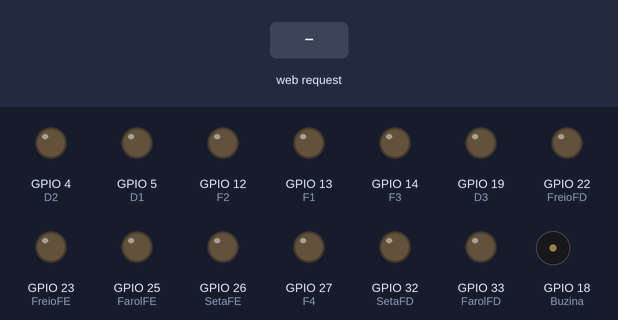
Simulated run of this sketch. Board: ESP32. Parts: output pins drawn as LEDs (lit = HIGH), buzzer (waves = sounding). Dashed ring = blinking. The inputs (shaded band) are chosen by the test bench. WiFi joins after 1.5 s; servers stay silent unless stated; pins used as bus, display or sensor lines are not drawn; what the sketch prints to the serial monitor is not drawn.

Above: at 2.7 s.
2.8 s: HTTP request GET /down received
At 3.15 s:
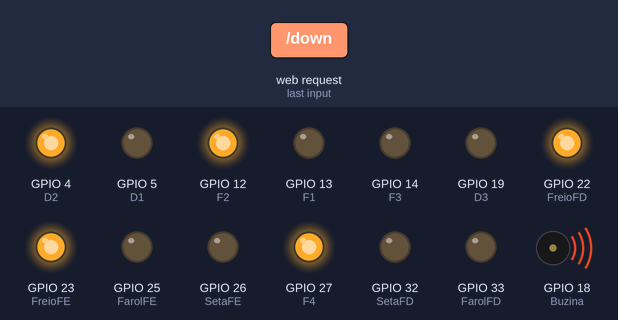
5.8 s: HTTP request GET /fon received
At 8.3 s:
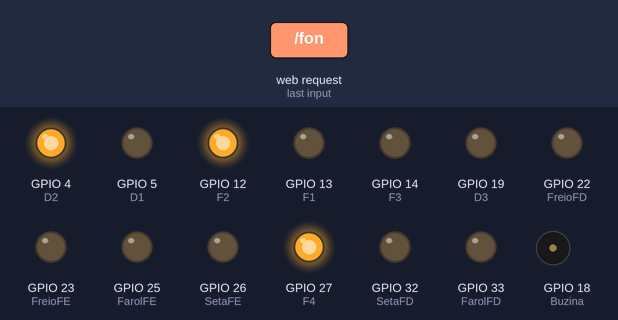
8.6 s: HTTP request GET /up received
At 9.6 s:
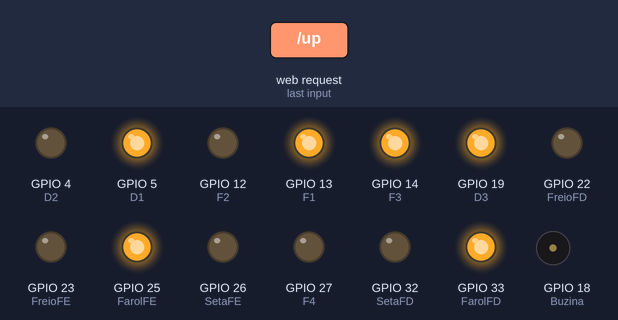
10.2 s: HTTP request GET /left received
At 10.75 s:
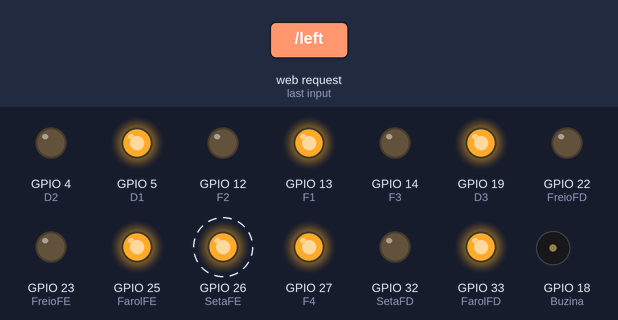
13.2 s: HTTP request GET /right received
At 13.85 s:
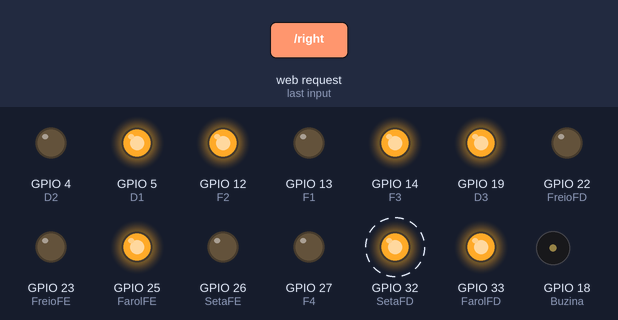
16.2 s: HTTP request GET /fon received
At 18.8 s:
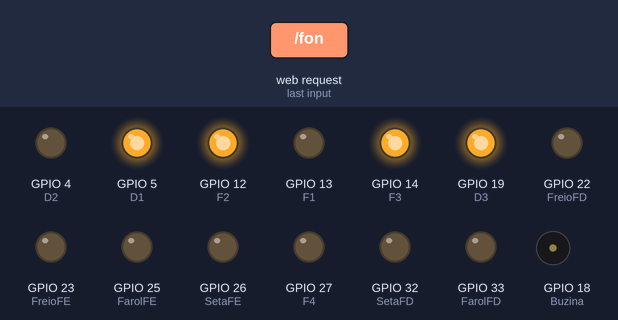
Timing chart, 0 to 19.9 s (numbered marks = the images above; inputs shaded):
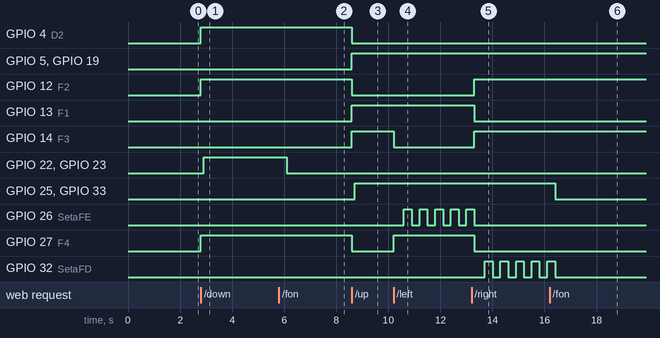

The sketch:

esp32_codigo.ino
```cpp
#include <WiFi.h> //Inclui a biblioteca
const char* ssid = "lelindinha"; //Define o nome do ponto de acesso
const char* pass = "mnbr6086"; //Define a senha


//Confugurações dos pinos

int F1 = 13;
int F2 = 12;
int F3 = 14;
int F4 = 27;
int SetaFD = 32;
int FarolFD = 33;
int FreioFD = 22;
int D1 = 5;
int D2 = 4;
int D3 = 19;
int D4 = 21;
int SetaFE = 26;  // Seta
int FarolFE = 25;
int FreioFE = 23;
int Buzina = 18;

// Estados:
// - u => Frente
// - r => Direita
// - l => Esquerda
// - d => Ré
// - s => Parado
char* state = "s"; // u, d, l, r, s

WiFiServer sv(80); //Cria um servidor na porta 80
void setup() {
  pinMode(F1, OUTPUT);
  pinMode(F2, OUTPUT);
  pinMode(F3, OUTPUT);
  pinMode(F4, OUTPUT);
  pinMode(SetaFD, OUTPUT);
  pinMode(FarolFD, OUTPUT);
  pinMode(FreioFD, OUTPUT);

  pinMode(D1, OUTPUT);
  pinMode(D2, OUTPUT);
  pinMode(D3, OUTPUT);
  pinMode(D4, OUTPUT);
  pinMode(SetaFE, OUTPUT);
  pinMode(FarolFE, OUTPUT);
  pinMode(FreioFE, OUTPUT);

  pinMode(Buzina, OUTPUT);

  //Deixar o carrinho com as rodas livres
  digitalWrite(F1, LOW);
  digitalWrite(F2, LOW);
  digitalWrite(F3, LOW);
  digitalWrite(F4, LOW);
  digitalWrite(SetaFD, LOW);
  digitalWrite(FarolFD, LOW);
  digitalWrite(FreioFD, LOW);

  digitalWrite(D1, LOW);
  digitalWrite(D2, LOW);
  digitalWrite(D3, LOW);
  digitalWrite(SetaFE, LOW);
  digitalWrite(FarolFE, LOW);
  digitalWrite(FreioFE, LOW);

  digitalWrite(Buzina, LOW);

  Serial.begin(115200); //Inicia o monitor serial
  pinMode(23, OUTPUT);  //Define a porta 23 como saída
  delay(10);  //Atraso de 10 milissegundos
  Serial.println("\n"); //Pula uma linha
  WiFi.begin(ssid, pass); //Inicia o ponto de acesso
  while(WiFi.status() != WL_CONNECTED){
    Serial.print(".");
    delay(100);
  }
  IPAddress ip = WiFi.localIP(); //Endereço de IP

  Serial.print("Endereço de IP: "); //Imprime o endereço de IP
  Serial.println(ip);
  sv.begin(); //Inicia o servidor
  Serial.println("Servidor online"); //Imprime a mensagem de início
}

void definirEstadoMotor(int pin1, int pin2, int estado) {
  if (estado == 0) {  // Parado
    digitalWrite(pin1, LOW);
    digitalWrite(pin2, LOW);
  } else if (estado == 1) { // Para frente
    digitalWrite(pin1, HIGH);
    digitalWrite(pin2, LOW);
  } else if (estado == -1) {  // Para trás
    digitalWrite(pin1, LOW);
    digitalWrite(pin2, HIGH);
  }
}

void acenderSeta(int setaPin) {
  delay(300);
  digitalWrite(setaPin, HIGH);
  delay(300);
  digitalWrite(setaPin, LOW);

}

void loop() {
  WiFiClient client = sv.available(); //Cria o objeto cliente
  if (client) { //Se este objeto estiver disponível
    String line = ""; //Variável para armazenar os dados recebidos
    Serial.print("Client Connected: ");
    Serial.println(client.connected());
    while (client.connected()) { //Enquanto estiver conectado
      if (client.available()) { //Se estiver disponível
        char c = client.read(); //Lê os caracteres recebidos
        if (c == '\n') { //Se houver uma quebra de linha
          if (line.length() == 0) { //Se a nova linha tiver 0 de tamanho
            break;
          } else {
            line = "";
          }
        } else if (c != '\r') {
          line += c; //Adiciona o caractere recebido à linha de leitura
        }
        if (line.endsWith("GET /fon")) { //Se a linha terminar com "/ligar", liga o led
          state = "s";
          Serial.println("Buzina");
          tone(Buzina, 440, 1000);
        }
        if (line.endsWith("GET /up")) { //Se a linha terminar com "/ligar", liga o led
          state = "u";
          Serial.println("Tá indo para a frente");
          definirEstadoMotor(F1, F2, 1);
          definirEstadoMotor(F3, F4, 1);
          definirEstadoMotor(D1, D2, 1);
          definirEstadoMotor(D3, D4, 1);
          delay(100);
        }
        if (line.endsWith("GET /down")) { //Se a linha terminar com "/desligar", desliga o led
          state = "d";
          Serial.println("Tá indo para a Tras");
          definirEstadoMotor(F1, F2, -1);
          definirEstadoMotor(F3, F4, -1);
          definirEstadoMotor(D1, D2, -1);
          definirEstadoMotor(D3, D4, -1);
          delay(100);
        }
        if (line.endsWith("GET /left")) { //Se a linha terminar com "/ligar", liga o led
          state = "l";
          Serial.println("Tá indo para esquerda");
          definirEstadoMotor(F1, F2, 1);
          definirEstadoMotor(F3, F4, -1);
          definirEstadoMotor(D1, D2, 1);
          definirEstadoMotor(D3, D4, 1);
          delay(100);
        }
        if (line.endsWith("GET /right")) { //Se a linha terminar com "/desligar", desliga o led
          state = "r";
          Serial.println("Tá indo para a direita");
          definirEstadoMotor(F1, F2, -1);
          definirEstadoMotor(F3, F4, 1);
          definirEstadoMotor(D1, D2, 1);
          definirEstadoMotor(D3, D4, 1);
          delay(100);
        }
        if (line.endsWith("GET /stop")) {
          state = "s";
          Serial.println("Está parado");
          definirEstadoMotor(F1, F2, 0);
          definirEstadoMotor(F3, F4, 0);
          definirEstadoMotor(D1, D2, 0);
          definirEstadoMotor(D3, D4, 0);
          delay(100);
        }
      }
    }
    client.stop(); //Para o cliente
  }

  if (state == "r") { // Setas para a direita
    acenderSeta(SetaFD);
  }
  if (state == "l") { // Setas para a esquerda
    acenderSeta(SetaFE);
  }
  if (state == "u") { // Farol da frente
    digitalWrite(FarolFD, HIGH);
    digitalWrite(FarolFE, HIGH);
  }
  if (state == "d") { // Setas para a direita
    digitalWrite(FreioFD, HIGH);
    digitalWrite(FreioFE, HIGH);

    tone(Buzina, 440, 500);
    delay(800);
    noTone(Buzina);
  }
  if (state == "s") { // Setas para a direita
    digitalWrite(FarolFD, LOW);
    digitalWrite(FarolFE, LOW);
    digitalWrite(FreioFD, LOW);
    digitalWrite(FreioFE, LOW);
  }
}
```

Measured:
- after the input at 2.8 s, GPIO 4 (D2), GPIO 12 (F2), GPIO 27 (F4): LOW → HIGH at once; GPIO 22 (FreioFD), GPIO 23 (FreioFE): LOW → HIGH after 0.10 s; tone on GPIO 18 (Buzina): alternates 440 Hz for 0.50 s and silent for 0.30 s, starting after 0.10 s
- after the input at 5.8 s, GPIO 22 (FreioFD), GPIO 23 (FreioFE): HIGH → LOW after 0.31 s
- after the input at 8.6 s, GPIO 4 (D2), GPIO 12 (F2), GPIO 27 (F4): HIGH → LOW at once; GPIO 5 (D1), GPIO 13 (F1), GPIO 14 (F3), GPIO 19 (D3): LOW → HIGH at once; GPIO 25 (FarolFE), GPIO 33 (FarolFD): LOW → HIGH after 0.10 s
- after the input at 10.2 s, GPIO 14 (F3): HIGH → LOW at once; GPIO 26 (SetaFE): alternates HIGH for 0.30 s and LOW for 0.30 s, starting after 0.40 s; GPIO 27 (F4): LOW → HIGH at once
- after the input at 13.2 s, GPIO 12 (F2), GPIO 14 (F3): LOW → HIGH after 0.10 s; GPIO 13 (F1), GPIO 27 (F4): HIGH → LOW after 0.10 s; GPIO 26 (SetaFE): goes on until 13.3 s, then stays LOW; GPIO 32 (SetaFD): alternates HIGH for 0.30 s and LOW for 0.30 s, starting after 0.51 s
- after the input at 16.2 s, GPIO 25 (FarolFE), GPIO 33 (FarolFD): HIGH → LOW after 0.21 s; GPIO 32 (SetaFD): goes on until 16.4 s, then stays LOW; tone on GPIO 18 (Buzina): silent → 440 Hz after 0.21 s, → silent 1.0 s later
